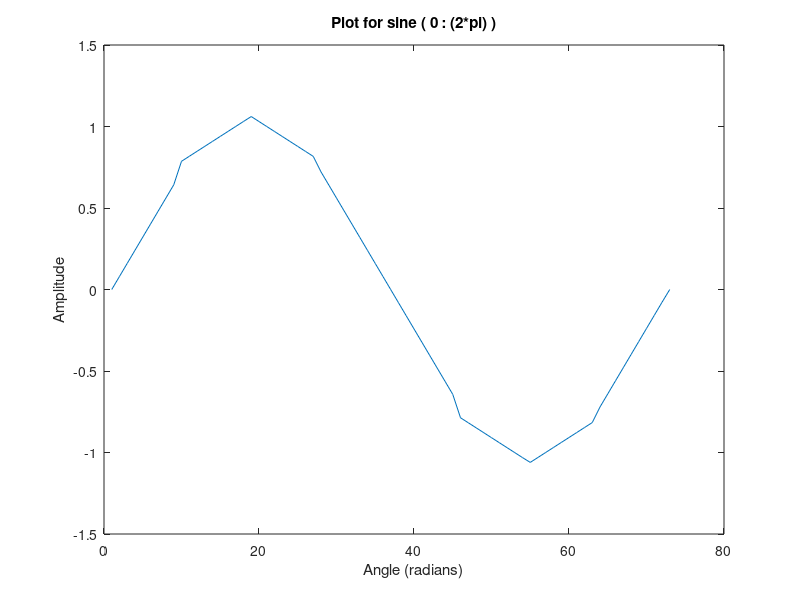
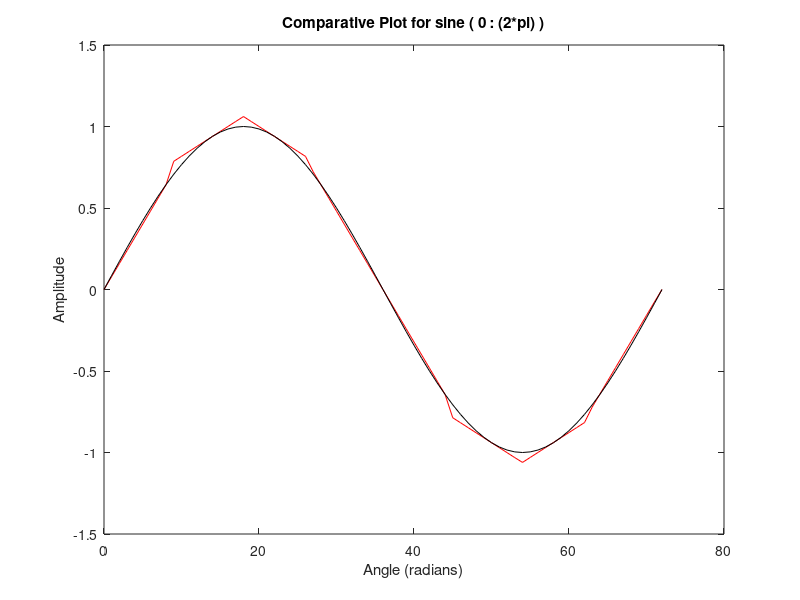
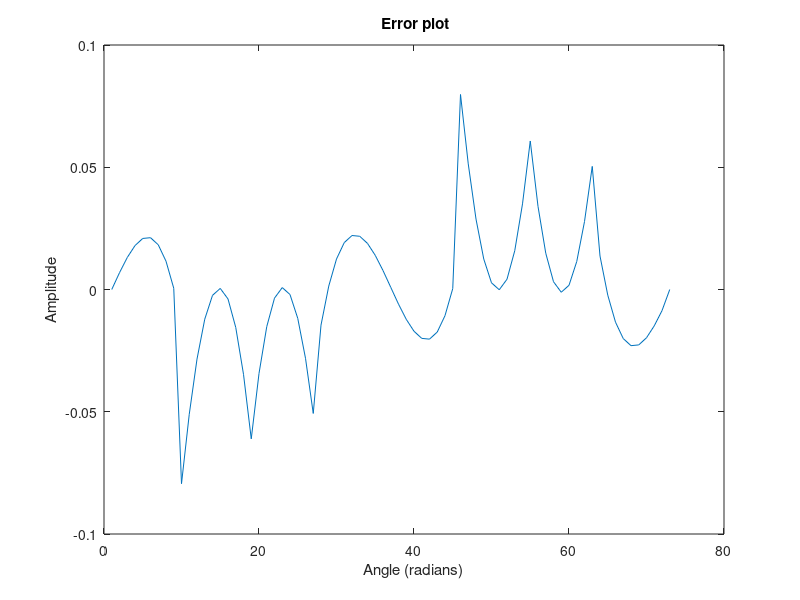
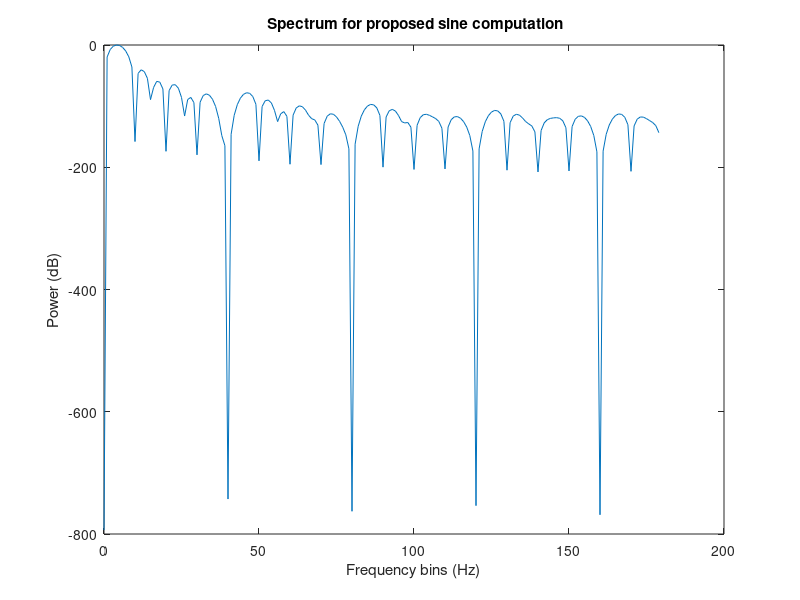

Recreate these plots in MATLAB, in order. (Note: this script raises an error after producing the figures.)

                 ... Sine wave generation
                     
           ... Angle values are in terms of radians
      ... Single constant value is used in sin/cos computation expression
      
clc ;
clear all;
close all;

% Input the frequency control word
in=input('enter the cw: ');
in=in*(pi/(45*4)); % Convert FCW in degrees to radians
inx=in;

% Proposed sine computation polynomial is: sin(t)=(t-((u1.^2/2).*t))
% u1 is a multiplicative constant in proposed sine computation polynomial 
u1=0.0800; 
% Proposed cosine computation polynomial is: cos(t)=(1-(t.*u2)+((u2.*u2)/2))
% u2 is a multiplicative constant in proposed cosine computation polynomial
u2=0.3500;

              ... Plot for sin( 0:(2*pi))

% Digital equivalent of 0 to 45 is 0 to 1608
% Number of values for 0-360 is 45*8 
% i.e., number of values for 0 to (2*pi) is 1608*8
i=1;
j=1;
% Sine-Cosine symmetry from 0-45 is used
for in=0:in:((1608/(2^11))*8) % radian equivalent for in=0:in:360
    if (in>0)&&(in<=(1608/(2^11))) %(in>0)&&(in<=45)
        out(j)=(in-(u1.*in));      % sin expresion is used
        j=j+1;
    end
    
    
    if (in>(1608/(2^11)))&&(in<=((1608/(2^11))*2)) %(in>45)&&(in<=90)
        out(j)=1-(u2.*(((1608/(2^11))*2)-in))+(u2.*u2/2); % cosine expresion is used
        j=j+1;
    end
    
    if (in>(1608/(2^11))*2)&&(in<=((1608/(2^11))*3))%(in>90)&&(in<=135)
        out(j)=1-(u2.*(in-((1608/(2^11))*2)))+(u2.*u2/2);  % cosine expresion is used
        j=j+1; 
    end
     
     if  (in>((1608/(2^11))*3))&&(in<=((1608/(2^11))*4))%(in>135)&&(in<=180)
        out(j)=((((1608/(2^11))*4)-in)-(u1.*(((1608/(2^11))*4)-in))); % sin expresion is used
        j=j+1;
     end
      
     if (in>((1608/(2^11))*4))&&(in<=((1608/(2^11))*5)) %(in>180)&&(in<=225)
          out(j)=(-1)*((in-((1608/(2^11))*4))-(u1.*(in-((1608/(2^11))*4)))); % sin expresion is used
        j=j+1;
     end
      
      if (in>((1608/(2^11))*5))&&(in<=((1608/(2^11))*6)) %(in>225)&&(in<=270)
         out(j)=(-1)*(1-(u2.*(((1608/(2^11))*6)-in))+(u2.*u2/2));   % cosine expresion is used
         j=j+1;
      end
      
     if (in>((1608/(2^11))*6))&&(in<=((1608/(2^11))*7)) %(in>270)&&(in<=315)
         out(j)=((-1)*(1-(u2.*(in-((1608/(2^11))*6)))+(u2.*u2/2))); % cosine expresion is used
         j=j+1;
     end
       
     if (in>((1608/(2^11))*7))&&(in<=((1608/(2^11))*8)) %(in>315)&&(in<=360)  
         out(j)=((-1)*((((1608/(2^11))*8)-in)-(u1.*(((1608/(2^11))*8)-in)))); % sin expresion is used
        j=j+1;
     end
 
end
out1=[0 out 0]; % sin values for 0 to 360
figure,plot(out1);  %Plot for sin( 0:(2*pi))
xlabel('Angle (radians)');
ylabel(' Amplitude ');
title('Plot for sine ( 0 : (2*pi) )');

% Determination of ideal sin values
isine1=sin(0:inx:((1608/(2^11))*8)); 
isin=[isine1 0];

% comparative plot for ideal and proposed sine(0 to (2*pi))
...figure,plot(0:inx:((1608/(2^11))*8),out1,'b',0:inx:((1608/(2^11))*8),isin,'black');
figure,plot(0:length(out1)-1,out1,'r',0:length(isin)-1,isin,'black');
xlabel('Angle (radians)');
ylabel(' Amplitude ');
title('Comparative Plot for sine ( 0 : (2*pi) )');

% Determination of error (deviation from ideal values)
error=isin-out1; % ideal values-calculated values
disp('Overall max. deviation:');
disp(max(error)); % Display error
figure,plot(error);
xlabel('Angle (radians)');
ylabel(' Amplitude ');
title(' Error plot');

                   ... Spectrum plot

fs=360; % sampling frequency
N=360;   % Number of values is 360 for FCW=1  
f=fs*(0:(N-1)/2)/N; % freuency bin f=fs/N 
sp=abs(fft(out,N)); % Taking fft and considering absolute values
yfft=(sp)/max(sp);  % Normalise fft vaues with amplitude of fundamental bin
figure,plot(f,20*log(yfft(1:(N/2)))); % Plot of power spectrum in dB
xlabel('Frequency bins (Hz)');
ylabel('Power (dB)');
title(' Spectrum for proposed sine computation');

                   ...To display sfdr value
%sfdr is range between fundamental and highest spur
sfdrv=sort(abs(20*log(yfft(1:N/2))));  % sort sfdr values in ascending order
sfdrv=sfdrv(2:end);% Discard fundamental bin's power value i.e. 0
sfdr=min(sfdrv);
disp('sfdr (in dBc) is:');
disp(sfdr); % Display sfdr value

pl1=out1(1:46);
pl2=out1(47:47+46);
figure,plot(0:1:45,pl1,'r',0:1:45,sind(0:45),'b');
% figure,plot(pl2,'r',,'b');

